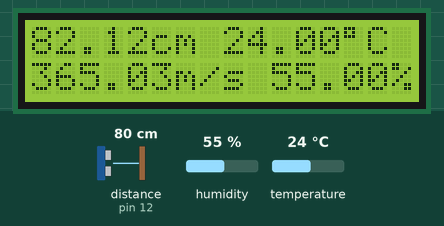
This sketch was run on a simulated Arduino Uno, built with avr-gcc and run on an emulated ATmega328P. On the bench: 16×2 character LCD. Inputs (shaded band) come from the test bench; at power-on: distance to the obstacle (sensor on pin 12) 80 cm, humidity 55 %, temperature 24 °C. The echo pulse lasts 58.3 µs per cm.

Above: at 1.2 s.
1.3 s: distance to the obstacle (sensor on pin 12) set to 2 cm
At 2.9 s:
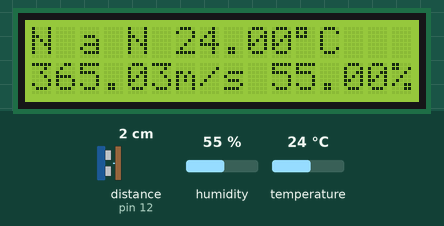
6.0 s: humidity set to 22 %
At 8.2 s:
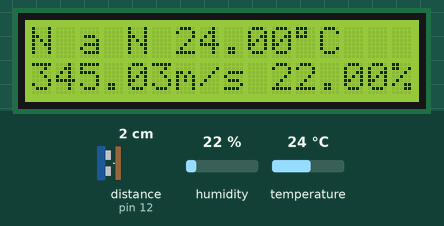
9.3 s: temperature set to 12 °C
At 10.8 s:
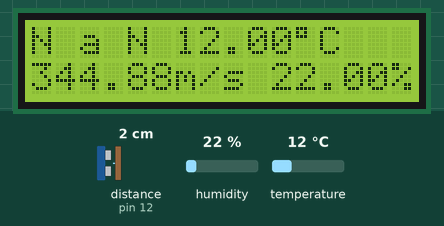
11.9 s: distance to the obstacle (sensor on pin 12) set to 9 cm
At 13.0 s:
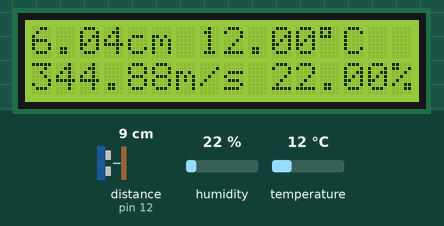
13.8 s: humidity set to 40 %
At 16.6 s:
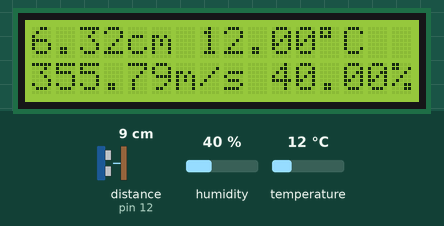
17.3 s: distance to the obstacle (sensor on pin 12) set to 4 cm
At 18.6 s:
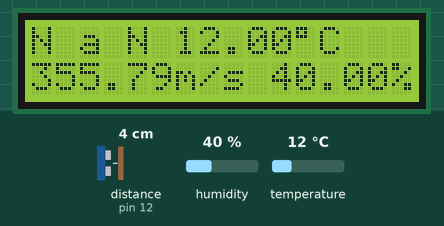
Timing chart, 0 to 20.3 s (numbered marks = the images above; inputs shaded):
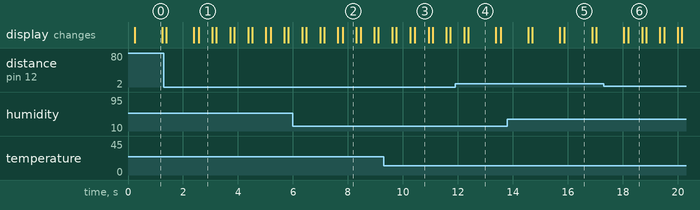

The sketch:

Contactless_Distance_Finder.ino
```cpp
#include <LiquidCrystal_I2C.h>
LiquidCrystal_I2C lcd(0x3F, 16, 2);

#include <NewPing.h>
#define MAX_DISTANCE 400
const int echoPin = 12;
const int trigPin = 10;
NewPing sonar(trigPin, echoPin, MAX_DISTANCE);

#include <DHT.h>
#define DHTPIN 7
#define DHTTYPE DHT11
DHT dht(DHTPIN, DHTTYPE);

float duration, distance, speed, t, h;

void setup() {
  Serial.begin (9600);
  lcd.init();
  lcd.backlight();
  dht.begin();
}

void loop() {

  h = dht.readHumidity();
  t = dht.readTemperature();

  int iterations = 5;
  duration = sonar.ping_median(iterations);
  speed = 331.4 + (0.606 * h) + (0.0124 * t);
  distance = (duration / 2) * (speed / 10000) - 3;

  if (distance >= 400 || distance <= 2){
    lcd.setCursor(0,0);
     lcd.print("N a N ");
    lcd.print(t);
    lcd.print((char)223);
    lcd.print("C");
    lcd.setCursor(0,1);
    lcd.print(speed);
    lcd.print("m/s ");
    lcd.print(h);
    lcd.print("%");
  }
   else {
    lcd.setCursor(0,0);
     lcd.print(distance);
     lcd.print("cm ");
    lcd.print(t);
    lcd.print((char)223);
    lcd.print("C");
    lcd.setCursor(0,1);
    lcd.print(speed);
    lcd.print("m/s ");
    lcd.print(h);
    lcd.print("%");
    delay(500);
  }
  delay(500);
  lcd.clear();
}
```

Measured:
- after the input at 1.3 s, the display: first differs from a run without the input after 1.3 s (image 1)
- after the input at 6.0 s, the display: first differs from a run without the input after 1.8 s (image 2)
- after the input at 9.3 s, the display: first differs from a run without the input after 1.1 s (image 3)
- after the input at 11.9 s, the display: first differs from a run without the input after 0.48 s (image 4)
- after the input at 13.8 s, the display: first differs from a run without the input after 2.1 s (image 5)
- after the input at 17.3 s, the display: first differs from a run without the input after 0.90 s (image 6)
- what the display in image 0 shows lasts 1.0 s, from 0.2 s to 1.2 s
